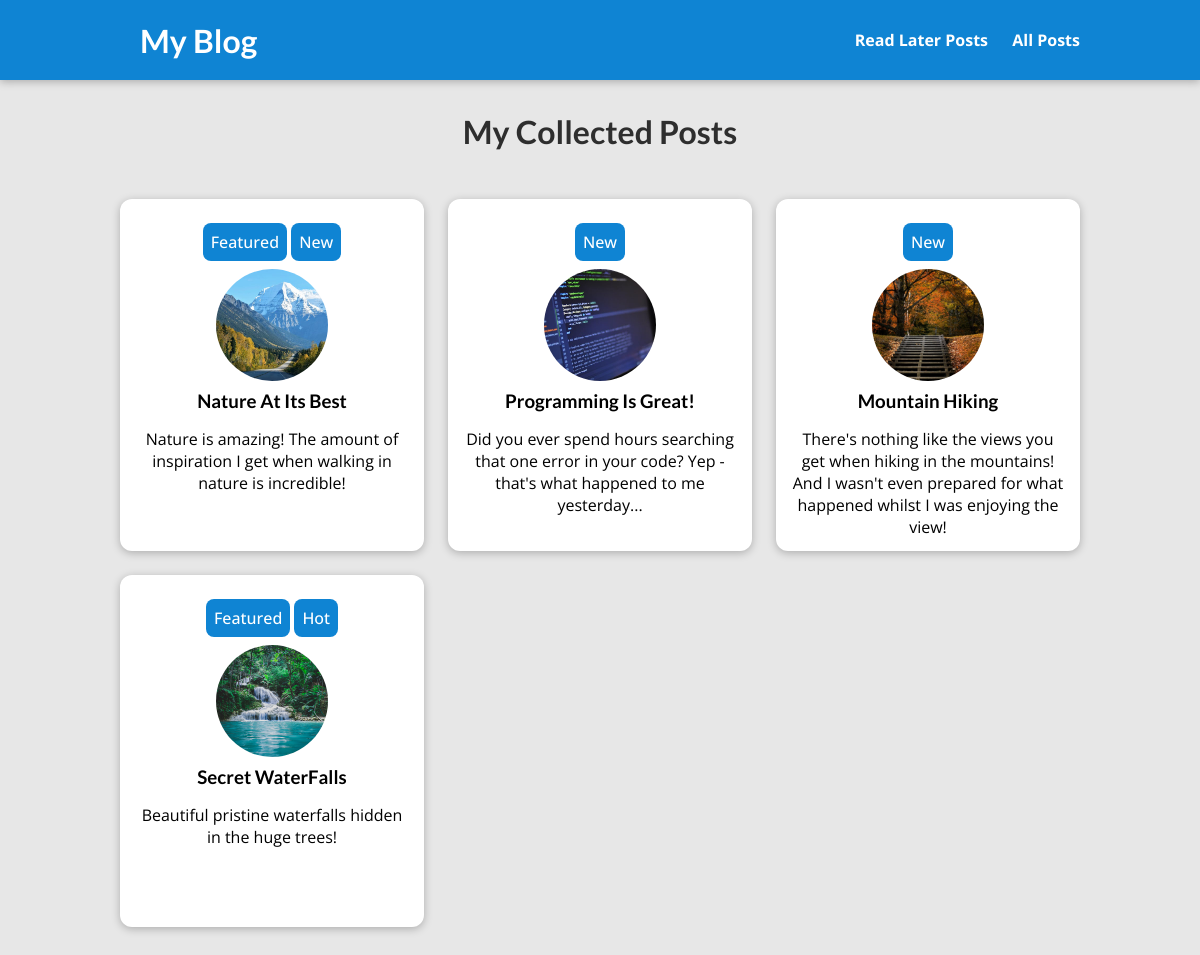
/posts/, run on the app's committed database.
### blog/models.py (models this page shows, shortened)
class Tag(models.Model):
    caption = models.CharField(max_length = 100)

class All_Posts(models.Model):
    title = models.CharField(max_length = 200)
    excerpt = models.CharField(max_length = 500)
    content = models.TextField()
    date = models.DateTimeField(auto_now_add = True)
    slug = models.SlugField(default="",blank= True, null=False, unique= True, db_index=True)
    author = models.ForeignKey(Author, on_delete=models.SET_NULL, related_name="posts", null = True)
    tag = models.ManyToManyField(Tag)
    image = models.ImageField(upload_to="images", default="images/coding.jpg")
    class Meta:
        verbose_name_plural = "All_Posts"

### blog/views.py (the view)
# urls.py: path("posts/", views.PostsView.as_view(), name="posts-page"),
class PostsView(ListView):
    template_name = "blog/all_posts.html"
    model = All_Posts
    context_object_name = "posts"
    ordering = ['-date']

### blog/templates/blog/all_posts.html (shortened to what this page needs)
{% extends 'base.html' %}
{% load static %}
{% block css%}
<link rel="stylesheet" href="{% static 'blog/all-posts.css' %}">
{% endblock %}
{% block content %}
    <section id="all-posts">
        <h2>My Collected Posts</h2>
        <ul>
            {% for post in posts %}
                {% include "blog/includes/post.html"%}
            {% endfor %}
        </ul>
    </section>
{% endblock %}

### blog/templates/blog/includes/post.html
{% load static %}
<li>
    <article class="post">
        <a href="{% url 'post-detail-page' post.slug  %}">
            <div class="tag_content">
                {% for tag in post.tag.all %}
                    <span class = "tag">{{ tag.caption }}</span>
                {% endfor %}
            </div>
            <img src="{{ post.image.url }}" alt="{{post.title}}"/>
            <div class="post__content">
                <h3>{{ post.title }}</h3>
                <p>
                    {{post.excerpt}}
                </p>
            </div>
        </a>
    </article>
</li>

### static/app.css (style rules this page uses)
* { box-sizing: border-box; }
html { font-family: 'Open Sans', 'Lato', sans-serif; }
body { margin: 0; }
h1, h2, h3 { font-family: 'Lato', sans-serif; font-weight: bold; }

### blog/static/blog/post.css (style rules this page uses)
.post { display: flex; flex-direction: column; align-items: center; text-align: center; }
.post a { text-decoration: none; color: black; transition: all 0.2s ease; padding: 1rem; }
.post img { width: 5rem; height: 5rem; object-fit: cover; border-radius: 50%; }
.post h3 { margin: 0.25rem 0; }
.post .tag_content { margin: 1rem auto; }
.post .tag { background-color:#0f84d3; color: rgb(255, 255, 255); padding: 0.5rem 0.5rem; border-radius: 8px; font-weight: 500; }

### blog/static/blog/all-posts.css (style rules this page uses)
body { background-color: #e7e7e7; }
#all-posts { margin: 7rem auto; width: 90%; max-width: 60rem; }
#all-posts h2 { text-align: center; font-size: 2rem; color: #2e2e2e; margin: 3rem 0; }
ul { list-style: none; margin: 0; padding: 0; display: grid; grid-template-columns: repeat(auto-fill, minmax(17rem, 1fr)); gap: 1.5rem; }
.post img { width: 7rem; height: 7rem; }
.post a { height: 22rem; transform-origin: center; box-shadow: 0 2px 8px rgba(0, 0, 0, 0.25); border-radius: 12px; background-color: white; }

### data on the page
All_Posts: image (picture), title "Nature At Its Best", excerpt "Nature is amazing! The amount of inspiration I get when walking in nature is incredible!"
Tag: caption "Featured"
Tag: caption "New"
All_Posts: image (picture), title "Programming Is Great!", excerpt "Did you ever spend hours searching that one error in your code? Yep - that's what happened to me yesterday..."
All_Posts: image (picture), title "Mountain Hiking", excerpt "There's nothing like the views you get when hiking in the mountains! And I wasn't even prepared for what happened whilst I was enjoying the view!"
All_Posts: image (picture), title "Secret WaterFalls", excerpt "Beautiful pristine waterfalls hidden in the huge trees!"
Tag: caption "Hot"
